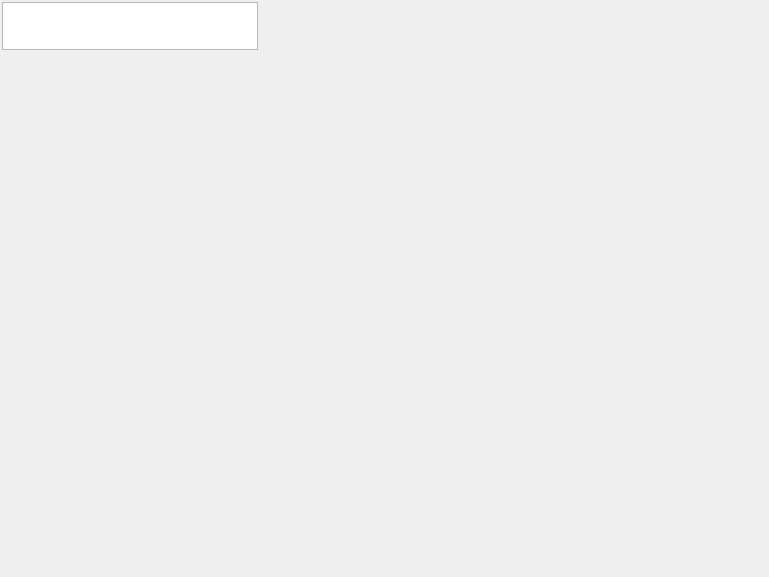
<?xml version="1.0" encoding="UTF-8"?>
<ui version="4.0">
 <class>Form</class>
 <widget class="QWidget" name="Form">
  <property name="geometry">
   <rect>
    <x>0</x>
    <y>0</y>
    <width>769</width>
    <height>577</height>
   </rect>
  </property>
  <property name="windowTitle">
   <string>Form</string>
  </property>
  <layout class="QVBoxLayout" name="verticalLayout_3" stretch="1,20">
   <property name="spacing">
    <number>6</number>
   </property>
   <property name="margin">
    <number>2</number>
   </property>
   <item>
    <layout class="QHBoxLayout" name="horizontalLayout" stretch="0,0,0,0,0,10,0">
     <item>
      <widget class="QGraphicsView" name="graphicsView">
       <property name="sizePolicy">
        <sizepolicy hsizetype="Maximum" vsizetype="Maximum">
         <horstretch>0</horstretch>
         <verstretch>0</verstretch>
        </sizepolicy>
       </property>
       <property name="minimumSize">
        <size>
         <width>100</width>
         <height>48</height>
        </size>
       </property>
      </widget>
     </item>
     <item>
      <spacer name="horizontalSpacer_3">
       <property name="orientation">
        <enum>Qt::Horizontal</enum>
       </property>
       <property name="sizeType">
        <enum>QSizePolicy::Preferred</enum>
       </property>
       <property name="sizeHint" stdset="0">
        <size>
         <width>10</width>
         <height>20</height>
        </size>
       </property>
      </spacer>
     </item>
     <item>
      <widget class="Dial" name="volueDial">
       <property name="sizePolicy">
        <sizepolicy hsizetype="Maximum" vsizetype="Preferred">
         <horstretch>0</horstretch>
         <verstretch>0</verstretch>
        </sizepolicy>
       </property>
       <property name="label" stdset="0">
        <string>Volume</string>
       </property>
      </widget>
     </item>
     <item>
      <spacer name="horizontalSpacer_2">
       <property name="orientation">
        <enum>Qt::Horizontal</enum>
       </property>
       <property name="sizeType">
        <enum>QSizePolicy::Preferred</enum>
       </property>
       <property name="sizeHint" stdset="0">
        <size>
         <width>10</width>
         <height>20</height>
        </size>
       </property>
      </spacer>
     </item>
     <item>
      <widget class="Dial" name="tempoDial">
       <property name="sizePolicy">
        <sizepolicy hsizetype="Maximum" vsizetype="Preferred">
         <horstretch>0</horstretch>
         <verstretch>0</verstretch>
        </sizepolicy>
       </property>
       <property name="label" stdset="0">
        <string>Tempo</string>
       </property>
      </widget>
     </item>
     <item>
      <spacer name="horizontalSpacer">
       <property name="orientation">
        <enum>Qt::Horizontal</enum>
       </property>
       <property name="sizeHint" stdset="0">
        <size>
         <width>40</width>
         <height>20</height>
        </size>
       </property>
      </spacer>
     </item>
     <item>
      <widget class="QStackedWidget" name="stripSwitcher">
       <property name="currentIndex">
        <number>0</number>
       </property>
       <widget class="QWidget" name="page_3">
        <layout class="QVBoxLayout" name="verticalLayout">
         <property name="spacing">
          <number>2</number>
         </property>
         <property name="margin">
          <number>1</number>
         </property>
         <item>
          <widget class="SquareButton" name="velocityBtn">
           <property name="sizePolicy">
            <sizepolicy hsizetype="Maximum" vsizetype="Preferred">
             <horstretch>0</horstretch>
             <verstretch>0</verstretch>
            </sizepolicy>
           </property>
           <property name="label" stdset="0">
            <string>Edit velocity range</string>
           </property>
           <property name="labelPos" stdset="0">
            <enum>Qt::RightDockWidgetArea</enum>
           </property>
           <property name="hWidgetSizePolicy" stdset="0">
            <number>4</number>
           </property>
           <property name="minimumWidgetSize" stdset="0">
            <size>
             <width>24</width>
             <height>8</height>
            </size>
           </property>
           <property name="maximumWidgetSize" stdset="0">
            <size>
             <width>24</width>
             <height>80</height>
            </size>
           </property>
          </widget>
         </item>
         <item>
          <widget class="SquareButton" name="keyBtn">
           <property name="sizePolicy">
            <sizepolicy hsizetype="Maximum" vsizetype="Preferred">
             <horstretch>0</horstretch>
             <verstretch>0</verstretch>
            </sizepolicy>
           </property>
           <property name="label" stdset="0">
            <string>Edit key range</string>
           </property>
           <property name="labelPos" stdset="0">
            <enum>Qt::RightDockWidgetArea</enum>
           </property>
           <property name="hWidgetSizePolicy" stdset="0">
            <number>4</number>
           </property>
           <property name="minimumWidgetSize" stdset="0">
            <size>
             <width>24</width>
             <height>8</height>
            </size>
           </property>
           <property name="maximumWidgetSize" stdset="0">
            <size>
             <width>24</width>
             <height>80</height>
            </size>
           </property>
          </widget>
         </item>
        </layout>
       </widget>
       <widget class="QWidget" name="page_4">
        <layout class="QVBoxLayout" name="verticalLayout_2">
         <item>
          <widget class="SquareButton" name="mainBtn">
           <property name="sizePolicy">
            <sizepolicy hsizetype="Maximum" vsizetype="Preferred">
             <horstretch>0</horstretch>
             <verstretch>0</verstretch>
            </sizepolicy>
           </property>
           <property name="label" stdset="0">
            <string>Main view</string>
           </property>
           <property name="labelPos" stdset="0">
            <enum>Qt::RightDockWidgetArea</enum>
           </property>
           <property name="hWidgetSizePolicy" stdset="0">
            <number>4</number>
           </property>
           <property name="minimumWidgetSize" stdset="0">
            <size>
             <width>24</width>
             <height>24</height>
            </size>
           </property>
           <property name="maximumWidgetSize" stdset="0">
            <size>
             <width>48</width>
             <height>24</height>
            </size>
           </property>
          </widget>
         </item>
        </layout>
       </widget>
      </widget>
     </item>
    </layout>
   </item>
   <item>
    <widget class="QStackedWidget" name="mainWidget">
     <widget class="QWidget" name="channelPage">
      <layout class="QHBoxLayout" name="stripLayout">
       <property name="spacing">
        <number>2</number>
       </property>
       <property name="margin">
        <number>1</number>
       </property>
      </layout>
     </widget>
    </widget>
   </item>
  </layout>
 </widget>
 <customwidgets>
  <customwidget>
   <class>Dial</class>
   <extends>QWidget</extends>
   <header>dial</header>
  </customwidget>
  <customwidget>
   <class>SquareButton</class>
   <extends>QWidget</extends>
   <header>squarebutton</header>
  </customwidget>
 </customwidgets>
 <resources/>
 <connections/>
</ui>
